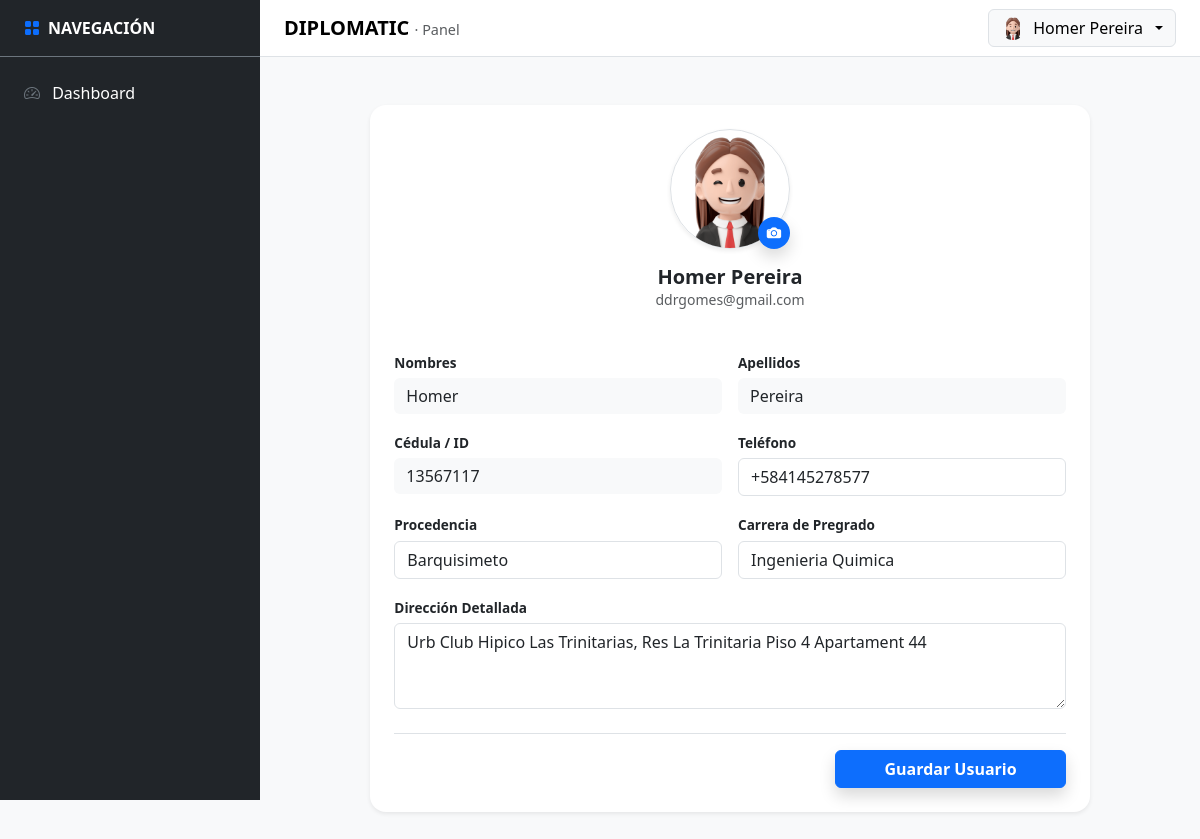
The app's page /profile (signed in) with its own data.
### tables this page shows
CREATE TABLE `tbl_users` (
  `id` int(10) UNSIGNED NOT NULL,
  `user_type` enum('INTERNAL','PARTICIPANT') NOT NULL DEFAULT 'INTERNAL',
  `status` enum('ACTIVE','SUSPENDED','INACTIVE') NOT NULL DEFAULT 'ACTIVE',
  `first_name` varchar(100) NOT NULL,
  `last_name` varchar(100) NOT NULL,
  `email` varchar(190) NOT NULL,
  `role` varchar(60) DEFAULT 'PARTICIPANT',
  `phone` varchar(30) DEFAULT NULL,
  `document_id` varchar(30) DEFAULT NULL,
  `address` text DEFAULT NULL,
  `provenance` varchar(150) DEFAULT NULL,
  `undergraduate_degree` varchar(150) DEFAULT NULL,
  `avatar` varchar(255) DEFAULT 'default_avatar.png',
  `password_hash` varchar(255) NOT NULL,
  `last_login_at` datetime DEFAULT NULL,
  `created_at` datetime NOT NULL DEFAULT current_timestamp(),
  `updated_at` datetime NOT NULL DEFAULT current_timestamp() ON UPDATE current_timestamp(),
  `profile_complete` tinyint(1) DEFAULT 0
);

### app/core/Controller.php (called while the page is built, shortened)
<?php
abstract class Controller
{
    protected function view(string $viewPath, array $data = []): void
    {
        View::render($viewPath, $data);
    }
}

### app/controllers/ProfileController.php (called while the page is built, shortened)
<?php
final class ProfileController extends Controller
{
    private $db;
    public function __construct()
    {
        $this->db = (new Database())->getConnection();
    }
    public function index(): void
    {
        $userId = $_SESSION['user']['id'];
        $stmt = $this->db->prepare("SELECT * FROM tbl_users WHERE id = :id LIMIT 1");
        $stmt->execute([':id' => $userId]);
        $usuario = $stmt->fetch(PDO::FETCH_ASSOC);
        $this->view('users/profile', ['title' => 'Mi Perfil', 'u' => $usuario]);
    }
}

### app/core/Router.php (called while the page is built, shortened)
<?php
final class Router
{
  private array $routes = [
    'GET' => [],
    'POST' => [],
  ];
  public function get(string $path, array $handler): void
  {
    $this->routes['GET'][$this->normalize($path)] = $handler;
  }
  public function post(string $path, array $handler): void
  {
    $this->routes['POST'][$this->normalize($path)] = $handler;
  }
  public function dispatch(): void
  {
    $method = $_SERVER['REQUEST_METHOD'] ?? 'GET';
    $uri = parse_url($_SERVER['REQUEST_URI'] ?? '/', PHP_URL_PATH) ?? '/';
    $basePath = $this->detectBasePath();
    $path = $this->normalize(str_replace($basePath, '', $uri) ?: '/');
    $handler = $this->routes[$method][$path] ?? null;
    [$class, $action] = $handler;
    $controller = new $class();
    $controller->$action();
  }
  private function normalize(string $path): string
  {
    $path = '/' . trim($path, '/');
    return $path === '//' ? '/' : $path;
  }
  private function detectBasePath(): string
  {
    $scriptName = $_SERVER['SCRIPT_NAME'] ?? '';
    $dir = str_replace('\\', '/', dirname($scriptName));
    return rtrim($dir, '/');
  }
}

### app/core/Bootstrap.php (called while the page is built, shortened)
<?php
final class Bootstrap
{
    public function run(): void
    {
        $router = new Router();
        $router->get('/', [AuthController::class, 'showLogin']);
        $router->post('/login', [AuthController::class, 'doLogin']);
        $router->get('/logout', [AuthController::class, 'logout']);
        $router->get('/dashboard', [DashboardController::class, 'index']);
        $router->get('/profile', [ProfileController::class, 'index']);
        $router->post('/profile/update', [ProfileController::class, 'update']);
        $router->get('/profile/security', [ProfileController::class, 'security']);
        $router->post('/profile/change-password', [ProfileController::class, 'changePassword']);
        $router->get('/settings', [SettingsController::class, 'index']);
        $router->get('/settings/correo', [SettingsEmailController::class, 'index']);
        $router->post('/settings/save-correo', [SettingsEmailController::class, 'save']);
        $router->post('/settings/test-correo', [SettingsEmailController::class, 'test']);
        $router->get('/settings/empresa', [SettingsCompanyController::class, 'index']);
        $router->post('/settings/empresa/save', [SettingsCompanyController::class, 'save']);
        $router->get('/settings/whatsapp', [SettingsWhatsappController::class, 'index']);
        $router->post('/settings/whatsapp/save-template', [SettingsWhatsappController::class, 'saveTemplate']);
        $router->post('/settings/whatsapp/log', [SettingsWhatsappController::class, 'logSend']);
        $router->get('/settings/eventos', [SettingsEventsController::class, 'index']);
        $router->get('/settings/eventos/filter', [SettingsEventsController::class, 'filter']);
        $router->get('/users', [UsersController::class, 'index']);
        $router->post('/users/save', [UsersController::class, 'save']);
        $router->post('/users/delete', [UsersController::class, 'delete']);
        $router->get('/register', [RegisterController::class, 'index']);
        $router->post('/register/submit', [RegisterController::class, 'submit']);
        $router->get('/register/validate', [RegisterController::class, 'validateToken']);
        $router->post('/register/create-password', [RegisterController::class, 'createPassword']);
        $router->get('/register/complete', [RegisterController::class, 'completeProfile']);
        $router->get('/forgot-password', [RegisterController::class, 'forgotPasswordIndex']);
        $router->post('/forgot-password/submit', [RegisterController::class, 'forgotPasswordSubmit']);
        $router->get('/forgot-password/validate', [RegisterController::class, 'validateToken']);
        $router->dispatch();
    }
}

### public/index.php (called while the page is built, shortened)
<?php
require_once __DIR__ . '/../app/core/Autoload.php';
$app = new \App\Core\Bootstrap();
$app->run();

### app/core/Autoload.php (called while the page is built, shortened)
<?php
spl_autoload_register(function (string $class): void {
  $prefix = 'App\\';
  $baseDir = __DIR__ . '/../';
  $len = strlen($prefix);
  $relativeClass = substr($class, $len);
  $relativePath = str_replace('\\', '/', $relativeClass);
  $parts = explode('/', $relativePath);
  if (!empty($parts[0])) {
    $map = [
      'Core'        => 'core',
      'Controllers' => 'controllers',
      'Models'      => 'models',
      'Config'      => 'config',
      'Middleware'  => 'middleware',
      'Views'       => 'views',
      'Services'    => 'services',
    ];
    if (isset($map[$parts[0]])) {
      $partsMapped = $parts;
      $partsMapped[0] = $map[$parts[0]];
      $file = $baseDir . implode('/', $partsMapped) . '.php';
      if (file_exists($file)) { require_once $file; return; }
    }
  }
});

### app/core/Database.php (called while the page is built, shortened)
<?php
final class Database
{
  private static ?PDO $pdo = null;
  public static function getConnection(): PDO
  {
    $configFile = __DIR__ . '/../config/database.php';
    $cfg = require $configFile;
    $host = $cfg['host'] ?? '127.0.0.1';
    $dbname = $cfg['dbname'] ?? '';
    $user = $cfg['user'] ?? 'root';
    $pass = $cfg['pass'] ?? '';
    $charset = $cfg['charset'] ?? 'utf8mb4';
    $dsn = "mysql:host={$host};dbname={$dbname};charset={$charset}";
    try {
      self::$pdo = new PDO($dsn, $user, $pass, [
        PDO::ATTR_ERRMODE => PDO::ERRMODE_EXCEPTION,
        PDO::ATTR_DEFAULT_FETCH_MODE => PDO::FETCH_ASSOC,
        PDO::ATTR_EMULATE_PREPARES => false,
      ]);
      return self::$pdo;
    } catch (PDOException $e) {
      throw new \RuntimeException('Error de conexión a la base de datos. Verifique credenciales y que MySQL esté activo.');
    }
  }
}

### app/config/database.php (called while the page is built)
<?php
return [
  'host' => '127.0.0.1',
  'dbname' => 'db_diplomatic',
  'user' => 'root',
  'pass' => '',
  'charset' => 'utf8mb4',
];

### app/views/users/profile.php (the view, shortened to what this page needs)
<?php
$basePath = rtrim(str_replace('\\', '/', dirname($_SERVER['SCRIPT_NAME'] ?? '')), '/');
$avatarPath = $basePath . '/assets/img/avatars/' . ($u['avatar'] ?? 'default_avatar.png');
?>
<div class="container-fluid py-4">
    <form id="form-profile-full" enctype="multipart/form-data" data-basepath="<?= $basePath ?>">
        <div class="row justify-content-center">
            <div class="col-lg-10">
                <div class="card border-0 shadow-sm rounded-4 p-4">
                    <div class="text-center mb-4">
                        <div class="position-relative d-inline-block">
                            <img src="<?= $avatarPath ?>" id="imgPreview" class="rounded-circle border shadow-sm" style="width: 120px; height: 120px; object-fit: cover;">
                            <label for="avatarInput" class="position-absolute bottom-0 end-0 bg-primary text-white rounded-circle d-flex align-items-center justify-content-center shadow" style="width: 32px; height: 32px; cursor: pointer;">
                                <i class="bi bi-camera-fill" style="font-size: 0.9rem;"></i>
                            </label>
                        </div>
                        <h5 class="mt-3 fw-bold mb-0"><?= htmlspecialchars($u['first_name'] . ' ' . $u['last_name']) ?></h5>
                        <p class="text-muted small"><?= htmlspecialchars($u['email']) ?></p>
                    </div>
                    <div class="row g-3">
                        <div class="col-md-6">
                            <label class="form-label small fw-bold">Nombres</label>
                            <input type="text" class="form-control bg-light border-0" value="<?= $u['first_name'] ?>" readonly disabled>
                        </div>
                        <div class="col-md-6">
                            <label class="form-label small fw-bold">Apellidos</label>
                            <input type="text" class="form-control bg-light border-0" value="<?= $u['last_name'] ?>" readonly disabled>
                        </div>
                        <div class="col-md-6">
                            <label class="form-label small fw-bold">Cédula / ID</label>
                            <input type="text" class="form-control bg-light border-0" value="<?= $u['document_id'] ?>" readonly disabled>
                        </div>
                        <div class="col-md-6">
                            <label class="form-label small fw-bold">Teléfono</label>
                            <input type="text" name="phone" class="form-control" value="<?= htmlspecialchars($u['phone'] ?? '') ?>">
                        </div>
                        <div class="col-md-6">
                            <label class="form-label small fw-bold">Procedencia</label>
                            <input type="text" name="provenance" class="form-control" value="<?= htmlspecialchars($u['provenance'] ?? '') ?>">
                        </div>
                        <div class="col-md-6">
                            <label class="form-label small fw-bold">Carrera de Pregrado</label>
                            <input type="text" name="undergraduate_degree" class="form-control" value="<?= htmlspecialchars($u['undergraduate_degree'] ?? '') ?>">
                        </div>
                        <div class="col-12">
                            <label class="form-label small fw-bold">Dirección Detallada</label>
                            <textarea name="address" class="form-control" rows="3"><?= htmlspecialchars($u['address'] ?? '') ?></textarea>
                        </div>
                    </div>
                    <div class="text-end mt-4 pt-3 border-top">
                        <button type="submit" id="btnGuardar" class="btn btn-primary px-5 fw-bold shadow">
                            Guardar Usuario
                        </button>
                    </div>
                </div>
            </div>
        </div>
    </form>
</div>

### public/assets/css/panel.css (style rules this page uses)
:root { --sidebar-width: 260px; }

### public/assets/css/users.css (style rules this page uses)
.form-label { font-size: 0.85rem; margin-bottom: 0.3rem; }

### records on screen
tbl_users: avatar (picture), first_name+last_name "Homer Pereira", email "ddrgomes@gmail.com", first_name "Homer", last_name "Pereira", document "13567117", phone "+584145278577", provenance "Barquisimeto", undergraduate_degree "Ingenieria Quimica", address "Urb Club Hipico Las Trinitarias, Res La Trinitaria Piso 4 Apartament 44"

### other values on screen
$userName "Homer Pereira"
